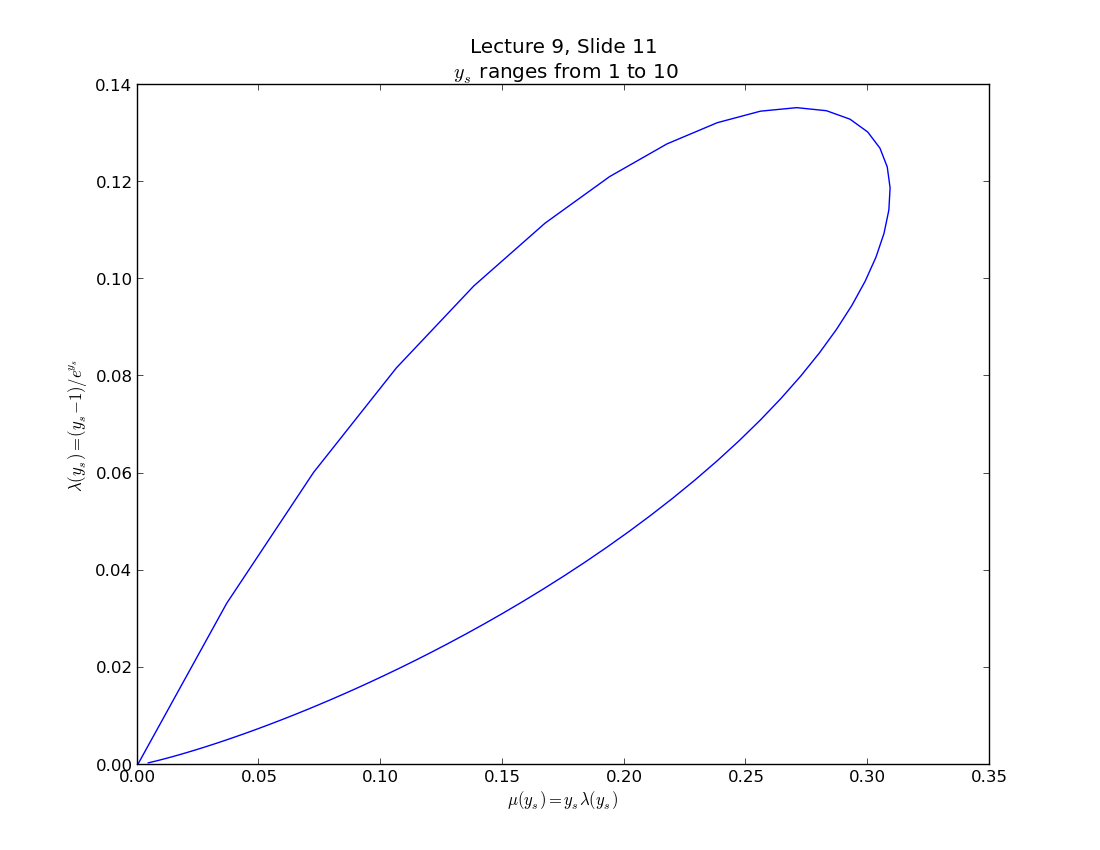

Reproduce this figure in Python.
import numpy as np
import matplotlib.pyplot as plt

lf = lambda(ys): (ys - 1) / np.exp(ys)
muf = lambda(ys): ys * lf(ys)

ysmin = 1
ysmax = 10
dys = 0.1

ysl = list(np.arange(ysmin, ysmax, dys))
ll = [lf(ys) for ys in ysl]
mul = [muf(ys) for ys in ysl]

fig = plt.figure(1, figsize=(11, 8.5))
ax = fig.add_subplot(1, 1, 1)
ax.plot(mul, ll)
ax.set_xlabel(r'$\mu(y_s) = y_s \lambda(y_s)$')
ax.set_ylabel(r'$\lambda(y_s) = (y_s - 1) / e^{y_s}$')
ax.set_title('Lecture 9, Slide 11 \n' + r' $y_s$ ranges from %i to %i' % (ysmin, ysmax))
plt.savefig('lecture_9_p11.png')
plt.show()
